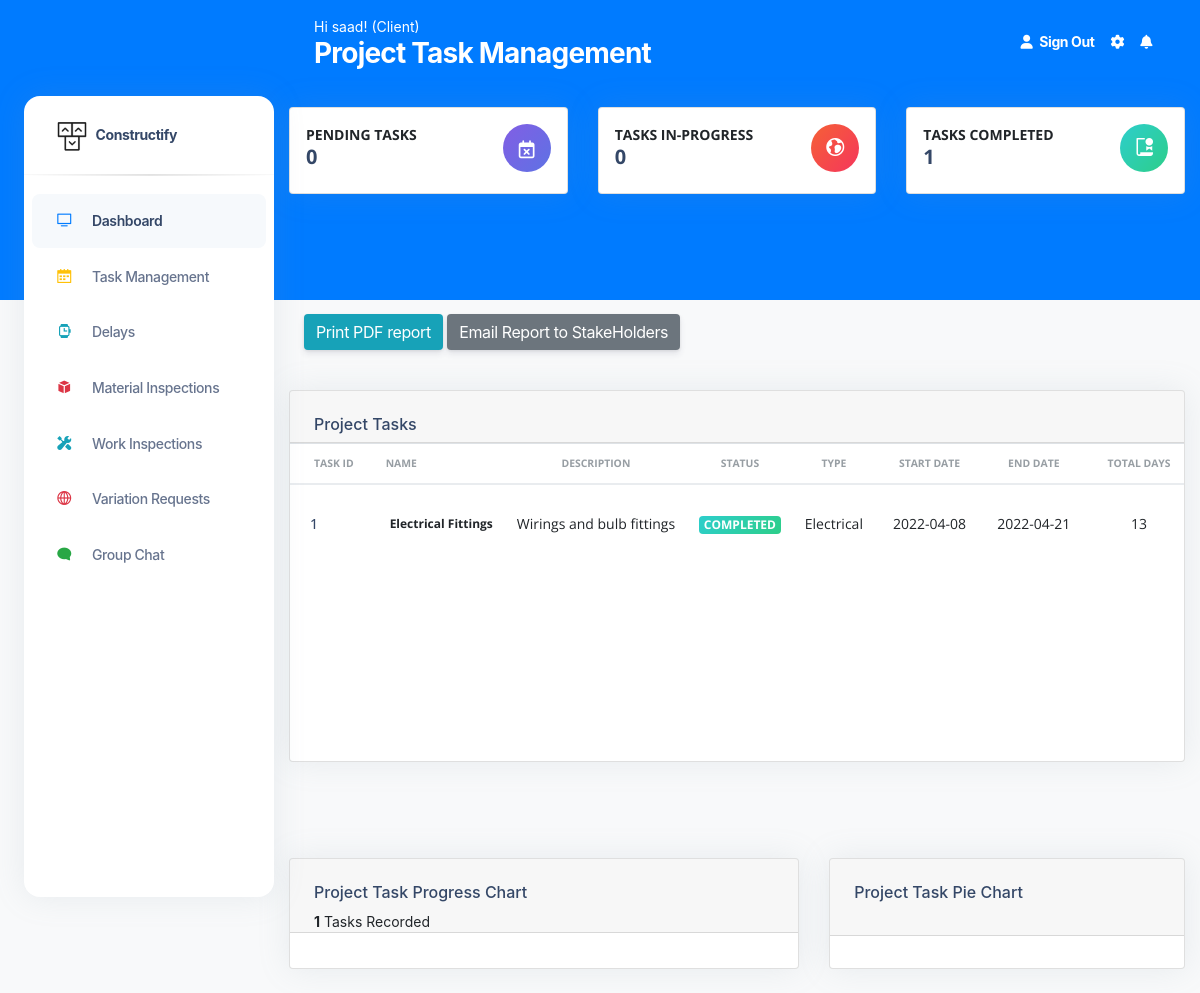
Page /Tasks (signed in) on the earlier database version.
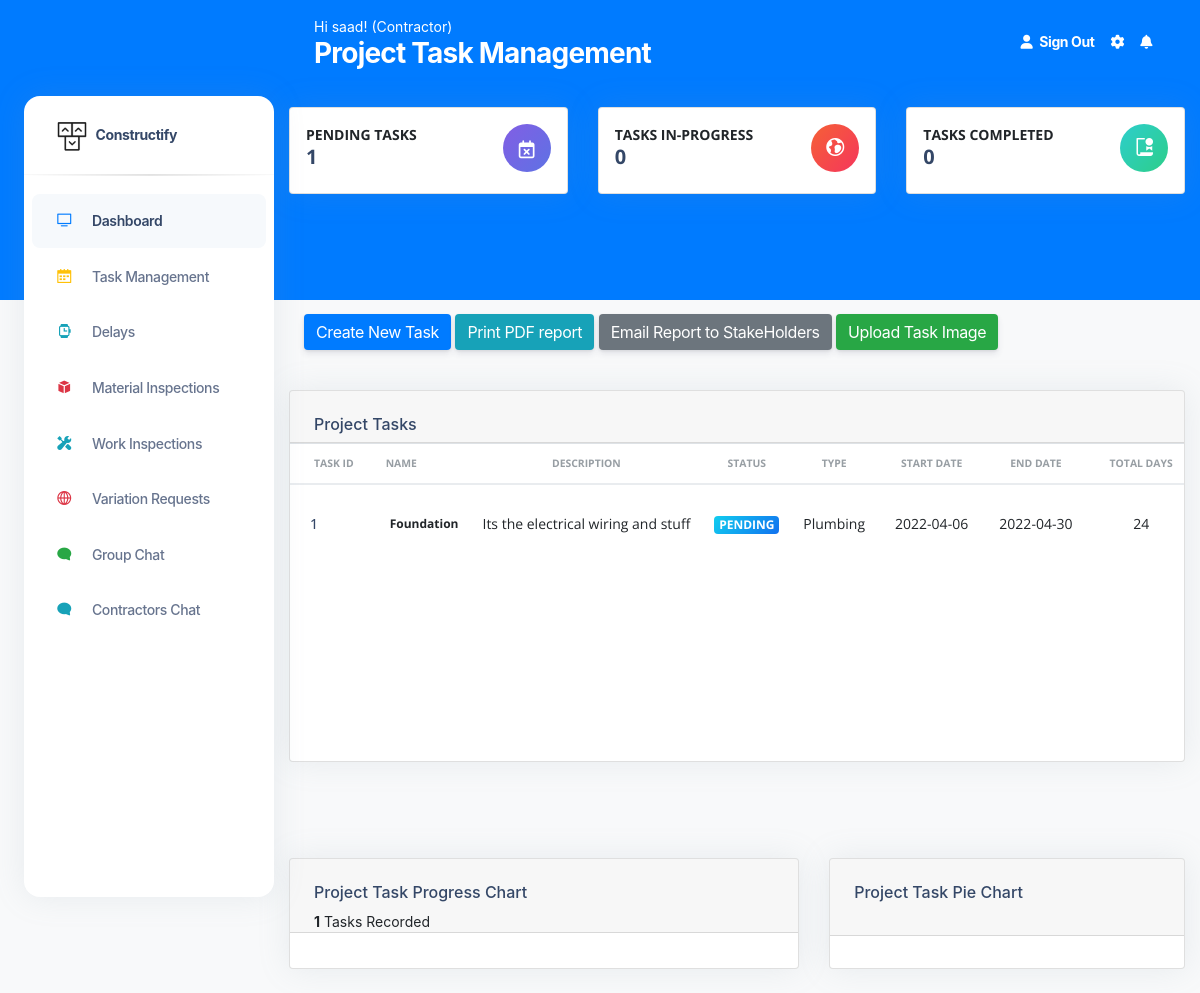
Same page on the later database version.
### construct/models.py (models this page shows, shortened)
class User(db.Model, UserMixin):
    id = db.Column(db.Integer(), nullable=False, primary_key=True)
    username = db.Column(db.String(length=30), nullable=False, unique=True)
    email_address = db.Column(db.String(length=50),
                              nullable=False, unique=True)
    password_hash = db.Column(db.String(length=50),
                              nullable=False, unique=True)
    role = db.Column(db.String(length=30), nullable=False, unique=False)
    contact_number = db.Column(db.String(length=30), nullable=False, unique=False)
    @property
    def password(self):
        return self.password

class Tasks(db.Model):
    id = db.Column(db.Integer(), nullable=False, primary_key=True)
    Name = db.Column(db.String(length=30), nullable=False)
    description = db.Column(db.String(length=30), nullable=False)
    phase = db.Column(db.String(length=30), nullable=False)
    Percentage = db.Column(db.Integer(), nullable=False)
    start_date = db.Column(db.String(length=30), nullable=False)
    end_date = db.Column(db.String(length=30), nullable=False)
    status = db.Column(db.String(length=30), nullable=True, default="Pending")
    total_estimated_cost = db.Column(db.String(length=30), nullable=False)
    total_days = db.Column(db.Integer(), nullable=False)

### construct/routes.py (the view)
@app.route("/Tasks", methods=['GET', 'POST'])
@login_required
def Taskpage():
    taskform = TaskForm()
    tasks = Tasks.query.all()
    pending_tasks= Tasks.query.filter(Tasks.status == "Pending").count()
    completed_tasks= Tasks.query.filter(Tasks.status == "Completed").count()
    inprogress_tasks= Tasks.query.filter(Tasks.status == "In Progress").count()
    data = {'Task' : 'Status', 'Pending' : pending_tasks, 'In Progress' : inprogress_tasks, 'Completed' : completed_tasks}
    task_count = pending_tasks + completed_tasks + inprogress_tasks
    page_name= "Tasks"
    page_message="Project Task Management"
    if request.method == "GET":
        page_message="Project Task Management"
    return render_template('TaskManagementpage.html', tasks=tasks, taskform=taskform, inprogress_tasks=inprogress_tasks,completed_tasks=completed_tasks, pending_tasks=pending_tasks, data=data,page_message=page_message, task_count=task_count,page_name=page_name)

### construct/templates/TaskManagementpage.html (shortened to what this page needs)
<!DOCTYPE html>
<html lang="en">
<head>
  <link href="{{ url_for('static', filename='assets')}}/css/nucleo-icons.css" rel="stylesheet" />
  <link href="{{ url_for('static', filename='assets')}}/css/nucleo-svg.css" rel="stylesheet" />
  <link href="{{ url_for('static', filename='assets')}}/css/nucleo-svg.css" rel="stylesheet" />
  <link id="pagestyle" href="{{ url_for('static', filename='assets')}}/css/argon-dashboard.css?v=2.0.2"
    rel="stylesheet" />
  <link rel="stylesheet" type="text/css"
    href="https://stackpath.bootstrapcdn.com/bootstrap/4.2.1/css/bootstrap.min.css">
</head>
{% include 'includes/GlobalSideNavbar.html' %}
<main class="main-content position-relative border-radius-lg ">
  {% include 'includes/GlobalNavbar.html' %}
  <div class="container-fluid py-4">
    <div class="row">
      <div class="col-xl-4 col-sm-6 mb-xl-0 mb-4">
        <div class="card">
          <div class="card-body p-3">
            <div class="row">
              <div class="col-8">
                <div class="numbers">
                  <p class="text-sm mb-0 text-uppercase font-weight-bold">Pending Tasks</p>
                  <h5 class="font-weight-bolder">
                    {{pending_tasks}}
                  </h5>
                </div>
              </div>
              <div class="col-4 text-end">
                <div class="icon icon-shape bg-gradient-primary shadow-primary text-center rounded-circle">
                  <i class="fa fa-calendar-times-o text-lg opacity-10" aria-hidden="true"></i>
                </div>
              </div>
            </div>
          </div>
        </div>
      </div>
      <div class="col-xl-4 col-sm-6 mb-xl-0 mb-4">
        <div class="card">
          <div class="card-body p-3">
            <div class="row">
              <div class="col-8">
                <div class="numbers">
                  <p class="text-sm mb-0 text-uppercase font-weight-bold">Tasks In-Progress</p>
                  <h5 class="font-weight-bolder">
                  {{inprogress_tasks}}
                  </h5>
                </div>
              </div>
              <div class="col-4 text-end">
                <div class="icon icon-shape bg-gradient-danger shadow-danger text-center rounded-circle">
                  <i class="ni ni-world text-lg opacity-10" aria-hidden="true"></i>
                </div>
              </div>
            </div>
          </div>
        </div>
      </div>
      <div class="col-xl-4 col-sm-6 mb-xl-0 mb-4">
        <div class="card">
          <div class="card-body p-3">
            <div class="row">
              <div class="col-8">
                <div class="numbers">
                  <p class="text-sm mb-0 text-uppercase font-weight-bold">Tasks Completed</p>
                  <h5 class="font-weight-bolder">
                    {{completed_tasks}}
                  </h5>
                </div>
              </div>
              <div class="col-4 text-end">
                <div class="icon icon-shape bg-gradient-success shadow-success text-center rounded-circle">
                  <i class="ni ni-paper-diploma text-lg opacity-10" aria-hidden="true"></i>
                </div>
              </div>
            </div>
          </div>
        </div>
      </div>
    </div>
  </div>
  <br><br><br><br>
  <div class="col-10">
    <div class="container">
      <div class="row">
        <div class="col text-left">
          {% if current_user.role == 'Contractor' %}
          <a href="{{url_for('TaskCreate')}}" class="btn btn-primary" role="button" aria-disabled="true"
            target="_blank">Create New Task</a>
            {% endif %}
          <a href="{{url_for('TaskPDFPage')}}" class="btn btn-info" role="button" aria-disabled="true"
            target="_blank">Print PDF report</a>
            <a href="{{url_for('TaskPDFPageEmail')}}" class="btn btn-secondary" role="button" aria-disabled="true"
            target="_blank">Email Report to StakeHolders</a>
            {% if current_user.role == 'Contractor' %}
            <a href="{{url_for('TaskImageUpload')}}" class="btn btn-success" role="button" aria-disabled="true"
            target="_blank">Upload Task Image</a>
            {% endif %}
        </div>
      </div>
    </div>
  </div>
  <div class="container-fluid py-4">
    <div class="row">
      <div class="col-12">
        <div class="card mb-4">
          <div class="card-header pb-0">
            <h6>Project Tasks</h6>
          </div>
          <div class="card-body px-0 pt-0 pb-2">
            <div class="table-responsive p-0">
              <table class="table align-items-center mb-10">
                <thead>
                  <tr>
                    <th class="text-uppercase text-secondary text-xxs font-weight-bolder opacity-7">Task ID</th>
                    <th class="text-uppercase text-secondary text-xxs font-weight-bolder opacity-7 ps-2">Name</th>
                    <th class="text-center text-uppercase text-secondary text-xxs font-weight-bolder opacity-7">
                      Description</th>
                    <th class="text-center text-uppercase text-secondary text-xxs font-weight-bolder opacity-7">Status
                    </th>
                    <th class="text-center text-uppercase text-secondary text-xxs font-weight-bolder opacity-7">Type
                    </th>
                    <th class="text-center text-uppercase text-secondary text-xxs font-weight-bolder opacity-7">Start
                      Date</th>
                    <th class="text-center text-uppercase text-secondary text-xxs font-weight-bolder opacity-7">End Date
                    </th>
                    <th class="text-center text-uppercase text-secondary text-xxs font-weight-bolder opacity-7">Total
                      Days</th>
                  </tr>
                </thead>
                <tbody>
                  {% for task in tasks %}
                  <tr>
                    <td>
                      <div class="d-flex px-2 py-1">
                        <div class="d-flex flex-column justify-content-center">
                          <h6 class="mb-0 text-sm">{{task.id}}</h6>
                        </div>
                      </div>
                    </td>
                    <td>
                      <p class="text-xs font-weight-bold mb-0">{{task.Name}}</p>
                    </td>
                    <td class="align-middle text-center text-sm">
                      <p class="mb-0 text-sm">{{task.description}}</p>
                    </td>
                    {% if 'Pending' in task.status %}
                    <td class="align-middle text-center">
                      <span class="badge badge-sm bg-gradient-info">{{task.status}}</span>
                    </td>
                    {% endif %}
                    {% if 'Completed' in task.status %}
                    <td class="align-middle text-center">
                      <span class="badge badge-sm bg-gradient-success">{{task.status}}</span>
                    </td>
                    {% endif %}
                    <td class="align-middle text-center">
                      <p class="mb-0 text-sm">{{task.phase}}</p>
                    </td>
                    <td class="align-middle text-center">
                      <p class="mb-0 text-sm">{{task.start_date}}</p>
                    </td>
                    <td class="align-middle text-center">
                      <p class="mb-0 text-sm">{{task.end_date}}</p>
                    </td>
                    <td class="align-middle text-center">
                      <p class="mb-0 text-sm">{{task.total_days}}</p>
                    </td>
                  </tr>
                  {% endfor %}
                </tbody>
              </table>
            </div>
          </div>
        </div>
      </div>
    </div>
  </div>
  <div class="container-fluid py-4">
    <div class="row mt-4">
      <div class="col-lg-7">
        <div class="card z-index-2 h-100">
          <div class="card-header pb-0">
            <h6 class="text-capitalize">Project Task Progress chart</h6>
            <p class="text-sm mb-0">
              <span class="font-weight-bold">{{task_count}}</span> Tasks Recorded
            </p>
          </div>
          <div class="card-body p-3">
          </div>
        </div>
      </div>
      <div class="col-lg-5">
        <div class="card z-index-2 h-100">
          <div class="card-header pb-0">
            <h6 class="text-capitalize">Project Task Pie Chart</h6><br>
          </div>
          <div class="card-body p-3">
          </div>
        </div>
      </div>
    </div>
  </div>
  </body>
</html>

### construct/templates/includes/GlobalNavbar.html (shortened to what this page needs)
<nav class="navbar navbar-main navbar-expand-lg px-0 mx-4 shadow-none border-radius-xl " id="navbarBlur" data-scroll="false">
    <div class="container-fluid py-1 px-3">
      <nav aria-label="breadcrumb">
        <ol class="breadcrumb bg-transparent mb-0 pb-0 pt-1 px-0 me-sm-6 me-5">
          <li class="breadcrumb-item text-sm text-white active" aria-current="page">Hi {{current_user.username}}! ({{current_user.role}}) </li>
        </ol>
        <h3 class="font-weight-bolder text-white mb-0"> {{page_message}}</h3>
      </nav>
        <ul class="navbar-nav  justify-content-end">
          <li class="nav-item d-flex align-items-left">
            <a href="{{url_for('logout_page')}}" class="nav-link text-white font-weight-bold px-0">
              <i class="fa fa-user me-sm-1"></i>
              <span class="d-sm-inline d-none">Sign Out</span>
            </a>
          </li>
          <li class="nav-item px-3 d-flex align-items-center">
            <a href="javascript:;" class="nav-link text-white p-0">
              <i class="fa fa-cog fixed-plugin-button-nav cursor-pointer"></i>
            </a>
          </li>
          <li class="nav-item dropdown pe-2 d-flex align-items-center">
            <a href="javascript:;" class="nav-link text-white p-0" id="dropdownMenuButton" data-bs-toggle="dropdown" aria-expanded="false">
              <i class="fa fa-bell cursor-pointer"></i>
            </a>
          </li>
        </ul>
      </div>
  </nav>

Differences in the rows shown:
changed User "saad": role "Client" → "Contractor"
changed Tasks id 1: Name "Electrical Fittings" → "Foundation"; description "Wirings and bulb fittings" → "Its the electrical wiring and stuff"; phase "Electrical" → "Plumbing"; start_date "2022-04-08" → "2022-04-06"; end_date "2022-04-21" → "2022-04-30"; total_days "13" → "24"; status "COMPLETED" → "PENDING"
Other differences:
{{ pending_tasks }}: "0" → "1"
{{ completed_tasks }}: "1" → "0"
text now shown: "Contractors Chat Create New Task Upload Task Image"
